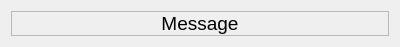
<?xml version="1.0" encoding="UTF-8"?>
<ui version="4.0">
 <class>Dialog</class>
 <widget class="QDialog" name="Dialog">
  <property name="geometry">
   <rect>
    <x>0</x>
    <y>0</y>
    <width>400</width>
    <height>41</height>
   </rect>
  </property>
  <property name="windowTitle">
   <string>Dialog</string>
  </property>
  <property name="windowOpacity">
   <double>0.800000000000000</double>
  </property>
  <layout class="QHBoxLayout" name="horizontalLayout">
   <item>
    <widget class="QLabel" name="lMessage">
     <property name="sizePolicy">
      <sizepolicy hsizetype="Preferred" vsizetype="Fixed">
       <horstretch>0</horstretch>
       <verstretch>0</verstretch>
      </sizepolicy>
     </property>
     <property name="font">
      <font>
       <pointsize>14</pointsize>
      </font>
     </property>
     <property name="frameShape">
      <enum>QFrame::StyledPanel</enum>
     </property>
     <property name="frameShadow">
      <enum>QFrame::Sunken</enum>
     </property>
     <property name="lineWidth">
      <number>2</number>
     </property>
     <property name="text">
      <string>Message</string>
     </property>
     <property name="alignment">
      <set>Qt::AlignCenter</set>
     </property>
    </widget>
   </item>
  </layout>
 </widget>
 <resources/>
 <connections/>
</ui>
